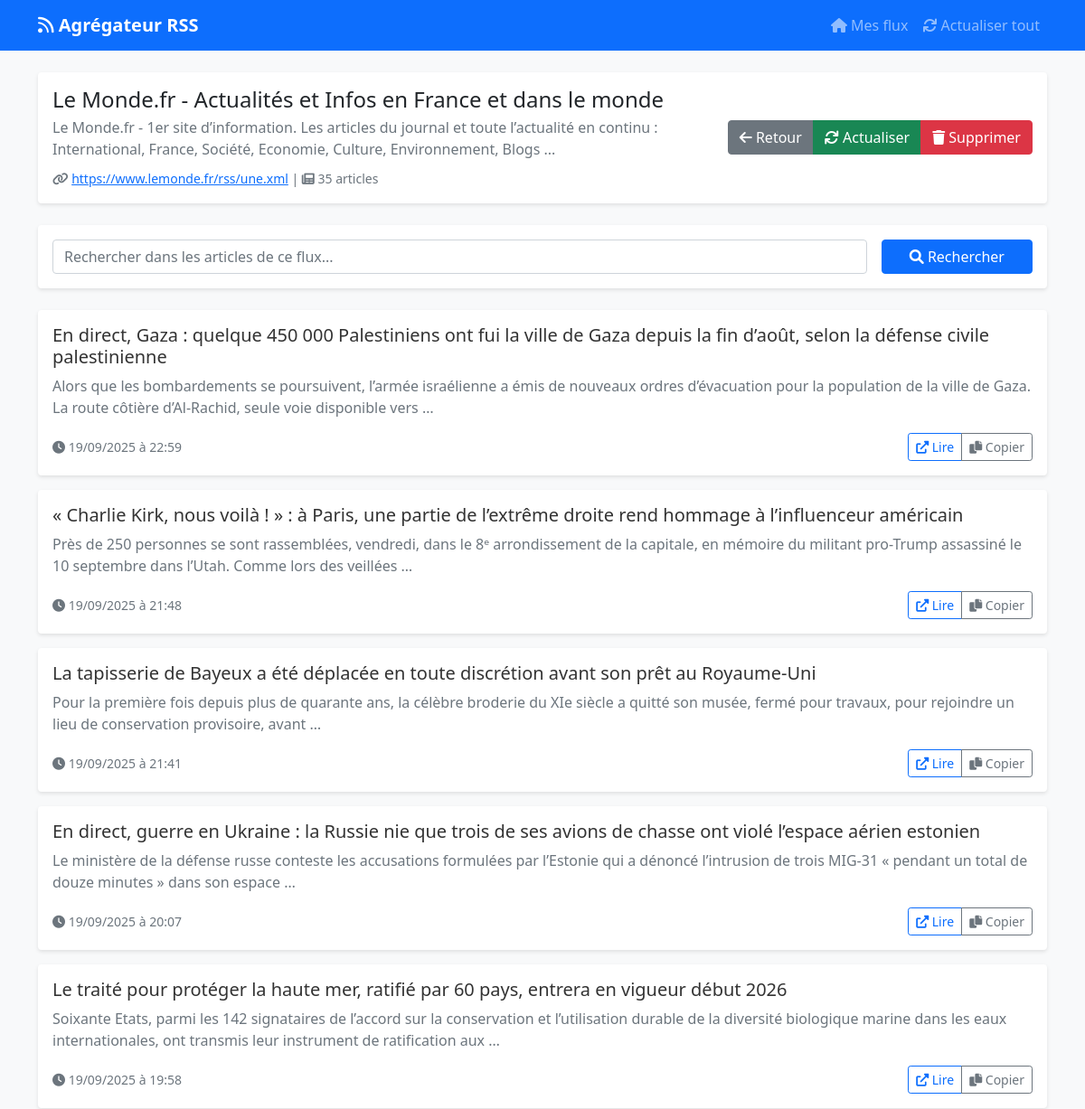
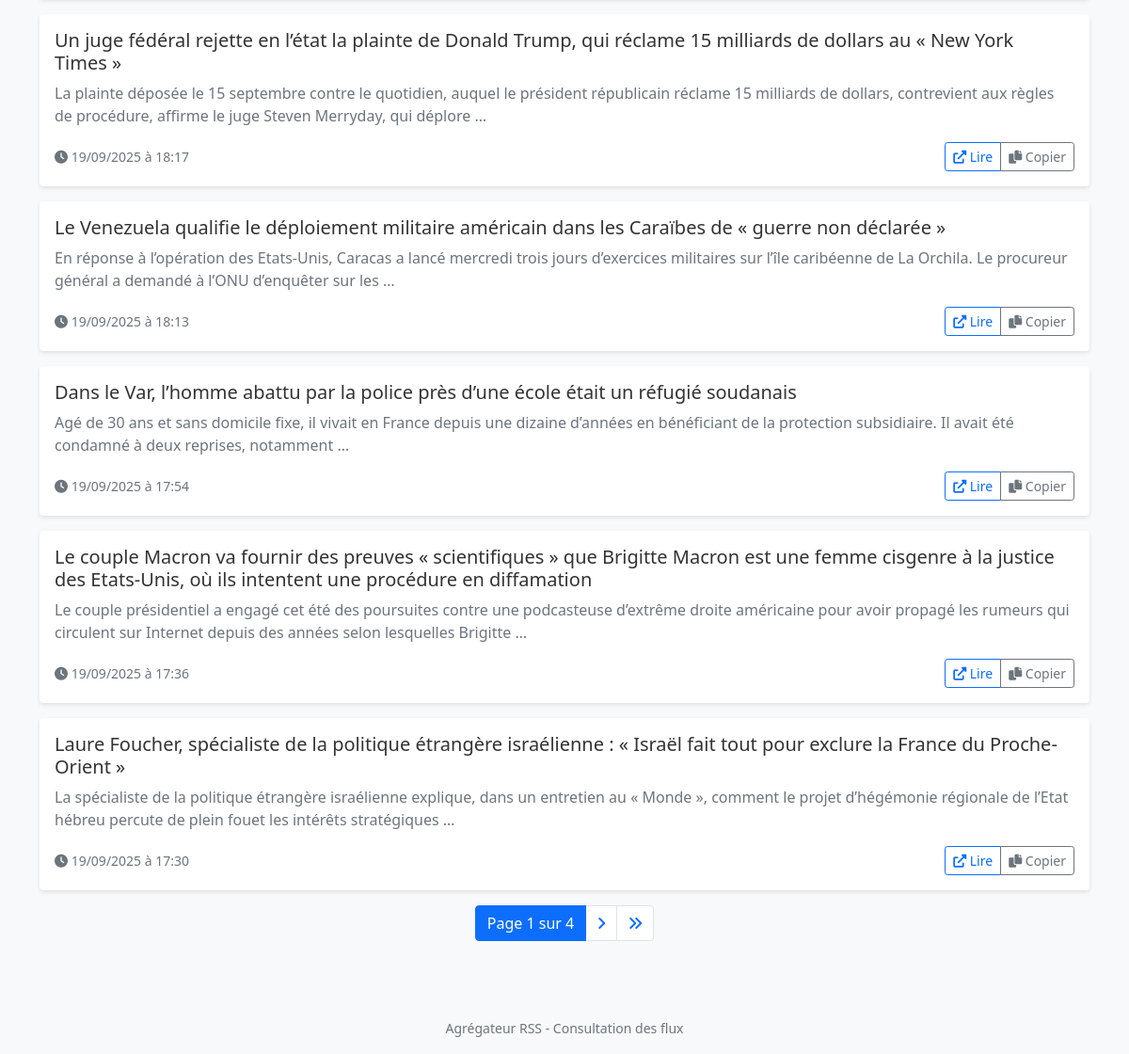
The app's page /feed/2/ with its own data (2 pictures, top to bottom).
### app/models.py (models this page shows, shortened)
class Feed(models.Model):
    url = models.URLField(unique=True)
    title = models.CharField(max_length=255, blank=True, null=True)
    description = models.TextField(blank=True, null=True)
    last_entry = models.DateTimeField(blank=True, null=True)
    created_at = models.DateTimeField(auto_now_add=True)
    updated_at = models.DateTimeField(auto_now=True)

class FeedItem(models.Model):
    feed = models.ForeignKey(Feed, on_delete=models.CASCADE, related_name="items")
    title = models.CharField(max_length=255)
    link = models.URLField()
    description = models.TextField(blank=True, null=True)
    published_date = models.DateTimeField(blank=True, null=True)
    guid = models.CharField(max_length=255, unique=True)
    created_at = models.DateTimeField(auto_now_add=True)

### app/views.py (the view)
# urls.py: path('feed/<int:feed_id>/', views.feed_detail, name='feed_detail'),
def feed_detail(request, feed_id):
    feed = get_object_or_404(Feed, id=feed_id)
    articles = feed.items.all().order_by('-published_date')
    search = request.GET.get('search', '')
    if search:
        articles = articles.filter(
            Q(title__icontains=search) | Q(description__icontains=search)
        )
    paginator = Paginator(articles, 10)
    page_number = request.GET.get('page')
    page_obj = paginator.get_page(page_number)
    context = {
        'feed': feed,
        'articles': page_obj,
        'search': search,
    }
    return render(request, 'app/feed_detail.html', context)

### app/templates/app/feed_detail.html (shortened to what this page needs)
{% extends 'app/base.html' %}
{% block content %}
<div class="row">
    <div class="col-12 mb-4">
        <div class="card">
            <div class="card-body">
                <div class="row align-items-center">
                    <div class="col-md-8">
                        <h4 class="mb-1">{{ feed.title|default:feed.url }}</h4>
                        <p class="text-muted mb-2">{{ feed.description|default:"Aucune description disponible" }}</p>
                        <small class="text-muted">
                            <i class="fas fa-link"></i> <a href="{{ feed.url }}" target="_blank">{{ feed.url }}</a> |
                            <i class="fas fa-newspaper"></i> {{ articles.paginator.count }} articles
                        </small>
                    </div>
                    <div class="col-md-4 text-end">
                        <div class="btn-group">
                            <a href="{% url 'index' %}" class="btn btn-secondary">
                                <i class="fas fa-arrow-left"></i> Retour
                            </a>
                            <a href="{% url 'update_feed' feed.id %}" class="btn btn-success">
                                <i class="fas fa-sync"></i> Actualiser
                            </a>
                            <a href="{% url 'delete_feed' feed.id %}" class="btn btn-danger">
                                <i class="fas fa-trash"></i> Supprimer
                            </a>
                        </div>
                    </div>
                </div>
            </div>
        </div>
    </div>
    <div class="col-12 mb-4">
        <div class="card">
            <div class="card-body">
                <form method="get" class="row g-3">
                    <div class="col-md-10">
                        <input type="text" name="search" class="form-control"
                               placeholder="Rechercher dans les articles de ce flux..."
                               value="{{ search }}">
                    </div>
                    <div class="col-md-2">
                        <button type="submit" class="btn btn-primary w-100">
                            <i class="fas fa-search"></i> Rechercher
                        </button>
                    </div>
                </form>
            </div>
        </div>
    </div>
    <div class="col-12">
        {% if articles %}
            {% for article in articles %}
                <div class="card mb-3">
                    <div class="card-body">
                        <h5 class="card-title">
                            <a href="{{ article.link }}" target="_blank" class="article-title">
                                {{ article.title }}
                            </a>
                        </h5>
                        <div class="card-text">
                            {% if article.description %}
                                <p class="text-muted">{{ article.description|truncatewords:30 }}</p>
                            {% endif %}
                        </div>
                        <div class="d-flex justify-content-between align-items-center">
                            <small class="text-muted">
                                <i class="fas fa-clock"></i>
                                {% if article.published_date %}
                                    {{ article.published_date|date:"d/m/Y à H:i" }}
                                {% else %}
                                    Date inconnue
                                {% endif %}
                            </small>
                            <div class="btn-group btn-group-sm">
                                <a href="{{ article.link }}" target="_blank" class="btn btn-outline-primary">
                                    <i class="fas fa-external-link-alt"></i> Lire
                                </a>
                                <button class="btn btn-outline-secondary" onclick="copyLink('{{ article.link }}', this)">
                                    <i class="fas fa-copy"></i> Copier
                                </button>
                            </div>
                        </div>
                    </div>
                </div>
            {% endfor %}
            {% if articles.has_other_pages %}
                <nav aria-label="Navigation des articles">
                    <ul class="pagination justify-content-center">
                        <li class="page-item active">
                            <span class="page-link">
                                Page {{ articles.number }} sur {{ articles.paginator.num_pages }}
                            </span>
                        </li>
                        {% if articles.has_next %}
                            <li class="page-item">
                                <a class="page-link" href="?page={{ articles.next_page_number }}{% if search %}&search={{ search }}{% endif %}">
                                    <i class="fas fa-angle-right"></i>
                                </a>
                            </li>
                            <li class="page-item">
                                <a class="page-link" href="?page={{ articles.paginator.num_pages }}{% if search %}&search={{ search }}{% endif %}">
                                    <i class="fas fa-angle-double-right"></i>
                                </a>
                            </li>
                        {% endif %}
                    </ul>
                </nav>
            {% endif %}
        {% endif %}
    </div>
</div>
{% endblock %}

### app/templates/app/base.html (style rules this page uses)
body { background-color: #f8f9fa; }
.card { transition: transform 0.2s; border: none; box-shadow: 0 2px 4px rgba(0,0,0,0.1); }
.article-title { color: #333; text-decoration: none !important; }
.btn-group-sm .btn { padding: 0.25rem 0.5rem; font-size: 0.875rem; }
.pagination { justify-content: center; }

### records on screen
Feed: title "Le Monde.fr - Actualités et Infos en France et dans le monde", description "Le Monde.fr - 1er site d’information. Les articles du journal et toute l’actualité en continu : International, France, Société, Economie, Culture, Environnement, Blogs ...", url "https://www.lemonde.fr/rss/une.xml"
FeedItem: title "En direct, Gaza : quelque 450 000 Palestiniens ont fui la ville de Gaza depuis la fin d’août, selon la défense civile palestinienne", description "Alors que les bombardements se poursuivent, l’armée israélienne a émis de nouveaux ordres d’évacuation pour la population de la ville de Gaza. La route côtière d’Al-Rachid, seule voie disponible vers …", published_date "19/09/2025 à 22:59"
FeedItem: title "« Charlie Kirk, nous voilà ! » : à Paris, une partie de l’extrême droite rend hommage à l’influenceur américain", description "Près de 250 personnes se sont rassemblées, vendredi, dans le 8ᵉ arrondissement de la capitale, en mémoire du militant pro-Trump assassiné le 10 septembre dans l’Utah. Comme lors des veillées …", published_date "19/09/2025 à 21:48"
FeedItem: title "La tapisserie de Bayeux a été déplacée en toute discrétion avant son prêt au Royaume-Uni", description "Pour la première fois depuis plus de quarante ans, la célèbre broderie du XIe siècle a quitté son musée, fermé pour travaux, pour rejoindre un lieu de conservation provisoire, avant …", published_date "19/09/2025 à 21:41"
FeedItem: title "En direct, guerre en Ukraine : la Russie nie que trois de ses avions de chasse ont violé l’espace aérien estonien", description "Le ministère de la défense russe conteste les accusations formulées par l’Estonie qui a dénoncé l’intrusion de trois MIG-31 « pendant un total de douze minutes » dans son espace …", published_date "19/09/2025 à 20:07"
FeedItem: title "Le traité pour protéger la haute mer, ratifié par 60 pays, entrera en vigueur début 2026", description "Soixante Etats, parmi les 142 signataires de l’accord sur la conservation et l’utilisation durable de la diversité biologique marine dans les eaux internationales, ont transmis leur instrument de ratification aux …", published_date "19/09/2025 à 19:58"
FeedItem: title "Un juge fédéral rejette en l’état la plainte de Donald Trump, qui réclame 15 milliards de dollars au « New York Times »", description "La plainte déposée le 15 septembre contre le quotidien, auquel le président républicain réclame 15 milliards de dollars, contrevient aux règles de procédure, affirme le juge Steven Merryday, qui déplore …", published_date "19/09/2025 à 18:17"
FeedItem: title "Le Venezuela qualifie le déploiement militaire américain dans les Caraïbes de « guerre non déclarée »", description "En réponse à l’opération des Etats-Unis, Caracas a lancé mercredi trois jours d’exercices militaires sur l’île caribéenne de La Orchila. Le procureur général a demandé à l’ONU d’enquêter sur les …", published_date "19/09/2025 à 18:13"
FeedItem: title "Dans le Var, l’homme abattu par la police près d’une école était un réfugié soudanais", description "Agé de 30 ans et sans domicile fixe, il vivait en France depuis une dizaine d’années en bénéficiant de la protection subsidiaire. Il avait été condamné à deux reprises, notamment …", published_date "19/09/2025 à 17:54"
FeedItem: title "Le couple Macron va fournir des preuves « scientifiques » que Brigitte Macron est une femme cisgenre à la justice des Etats-Unis, où ils intentent une procédure en diffamation", description "Le couple présidentiel a engagé cet été des poursuites contre une podcasteuse d’extrême droite américaine pour avoir propagé les rumeurs qui circulent sur Internet depuis des années selon lesquelles Brigitte …", published_date "19/09/2025 à 17:36"
FeedItem: title "Laure Foucher, spécialiste de la politique étrangère israélienne : « Israël fait tout pour exclure la France du Proche-Orient »", description "La spécialiste de la politique étrangère israélienne explique, dans un entretien au « Monde », comment le projet d’hégémonie régionale de l’Etat hébreu percute de plein fouet les intérêts stratégiques …", published_date "19/09/2025 à 17:30"

### other values on screen
{{ articles.paginator.count }} "35"
{{ articles.number }} "1"
{{ articles.paginator.num_pages }} "4"
